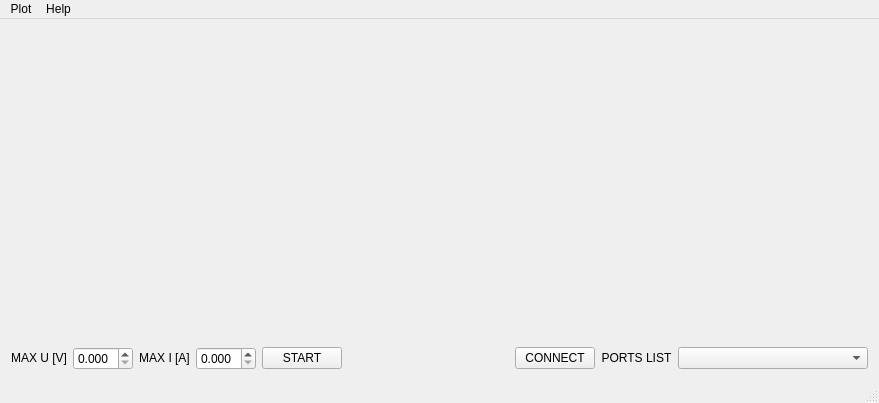
<?xml version="1.0" encoding="UTF-8"?>
<ui version="4.0">
 <class>MainWindow</class>
 <widget class="QMainWindow" name="MainWindow">
  <property name="geometry">
   <rect>
    <x>0</x>
    <y>0</y>
    <width>879</width>
    <height>403</height>
   </rect>
  </property>
  <property name="minimumSize">
   <size>
    <width>879</width>
    <height>403</height>
   </size>
  </property>
  <property name="windowTitle">
   <string>NURM</string>
  </property>
  <widget class="QWidget" name="centralWidget">
   <layout class="QGridLayout" name="gridLayout_4">
    <item row="0" column="1">
     <spacer name="verticalSpacer">
      <property name="orientation">
       <enum>Qt::Vertical</enum>
      </property>
      <property name="sizeHint" stdset="0">
       <size>
        <width>20</width>
        <height>40</height>
       </size>
      </property>
     </spacer>
    </item>
    <item row="0" column="0">
     <widget class="QCustomPlot" name="UIplot" native="true"/>
    </item>
    <item row="2" column="2">
     <spacer name="horizontalSpacer_2">
      <property name="orientation">
       <enum>Qt::Horizontal</enum>
      </property>
      <property name="sizeHint" stdset="0">
       <size>
        <width>40</width>
        <height>20</height>
       </size>
      </property>
     </spacer>
    </item>
    <item row="3" column="0">
     <layout class="QHBoxLayout" name="horizontalLayout">
      <item>
       <widget class="QLabel" name="label_3">
        <property name="maximumSize">
         <size>
          <width>80</width>
          <height>16777215</height>
         </size>
        </property>
        <property name="text">
         <string>&lt;html&gt;&lt;head/&gt;&lt;body&gt;&lt;p align=&quot;center&quot;&gt;MAX U [V]&lt;/p&gt;&lt;/body&gt;&lt;/html&gt;</string>
        </property>
       </widget>
      </item>
      <item>
       <widget class="QDoubleSpinBox" name="MaxU">
        <property name="minimumSize">
         <size>
          <width>60</width>
          <height>0</height>
         </size>
        </property>
        <property name="decimals">
         <number>3</number>
        </property>
        <property name="maximum">
         <double>2.540000000000000</double>
        </property>
        <property name="singleStep">
         <double>0.005000000000000</double>
        </property>
       </widget>
      </item>
      <item>
       <widget class="QLabel" name="label_2">
        <property name="maximumSize">
         <size>
          <width>80</width>
          <height>16777215</height>
         </size>
        </property>
        <property name="text">
         <string>&lt;center&gt;MAX I [A]&lt;/center&gt;</string>
        </property>
       </widget>
      </item>
      <item>
       <widget class="QDoubleSpinBox" name="MaxI">
        <property name="minimumSize">
         <size>
          <width>60</width>
          <height>0</height>
         </size>
        </property>
        <property name="decimals">
         <number>3</number>
        </property>
        <property name="maximum">
         <double>0.010000000000000</double>
        </property>
        <property name="singleStep">
         <double>0.001000000000000</double>
        </property>
       </widget>
      </item>
      <item>
       <widget class="QPushButton" name="StartButton">
        <property name="maximumSize">
         <size>
          <width>80</width>
          <height>16777215</height>
         </size>
        </property>
        <property name="text">
         <string>START</string>
        </property>
       </widget>
      </item>
      <item>
       <spacer name="horizontalSpacer_3">
        <property name="orientation">
         <enum>Qt::Horizontal</enum>
        </property>
        <property name="sizeHint" stdset="0">
         <size>
          <width>40</width>
          <height>20</height>
         </size>
        </property>
       </spacer>
      </item>
     </layout>
    </item>
    <item row="2" column="0">
     <spacer name="horizontalSpacer">
      <property name="orientation">
       <enum>Qt::Horizontal</enum>
      </property>
      <property name="sizeHint" stdset="0">
       <size>
        <width>40</width>
        <height>20</height>
       </size>
      </property>
     </spacer>
    </item>
    <item row="0" column="2">
     <widget class="QCustomPlot" name="URplot" native="true"/>
    </item>
    <item row="3" column="2">
     <layout class="QHBoxLayout" name="horizontalLayout_2">
      <item>
       <spacer name="horizontalSpacer_4">
        <property name="orientation">
         <enum>Qt::Horizontal</enum>
        </property>
        <property name="sizeHint" stdset="0">
         <size>
          <width>40</width>
          <height>20</height>
         </size>
        </property>
       </spacer>
      </item>
      <item>
       <widget class="QPushButton" name="ConnectButton">
        <property name="maximumSize">
         <size>
          <width>80</width>
          <height>16777215</height>
         </size>
        </property>
        <property name="text">
         <string>CONNECT</string>
        </property>
       </widget>
      </item>
      <item>
       <widget class="QLabel" name="label">
        <property name="maximumSize">
         <size>
          <width>75</width>
          <height>16777215</height>
         </size>
        </property>
        <property name="text">
         <string>&lt;center&gt;PORTS LIST&lt;/center&gt;</string>
        </property>
       </widget>
      </item>
      <item>
       <widget class="QComboBox" name="ComPortsList">
        <property name="minimumSize">
         <size>
          <width>190</width>
          <height>0</height>
         </size>
        </property>
        <property name="maximumSize">
         <size>
          <width>16777215</width>
          <height>16777215</height>
         </size>
        </property>
       </widget>
      </item>
     </layout>
    </item>
   </layout>
  </widget>
  <widget class="QMenuBar" name="menuBar">
   <property name="geometry">
    <rect>
     <x>0</x>
     <y>0</y>
     <width>879</width>
     <height>19</height>
    </rect>
   </property>
   <widget class="QMenu" name="menuPlot">
    <property name="title">
     <string>Plot</string>
    </property>
    <addaction name="actionSave_UI_plot_to_PNG"/>
    <addaction name="actionSave_UR_plot_to_PNG"/>
   </widget>
   <widget class="QMenu" name="menuHelp">
    <property name="title">
     <string>Help</string>
    </property>
    <addaction name="actionAbout"/>
   </widget>
   <addaction name="menuPlot"/>
   <addaction name="menuHelp"/>
  </widget>
  <widget class="QStatusBar" name="statusBar"/>
  <action name="actionSave_UI_plot_to_PNG">
   <property name="text">
    <string>Save UI plot to PNG</string>
   </property>
  </action>
  <action name="actionAbout">
   <property name="text">
    <string>About</string>
   </property>
  </action>
  <action name="actionSave_UR_plot_to_PNG">
   <property name="text">
    <string>Save UR plot to PNG</string>
   </property>
  </action>
 </widget>
 <layoutdefault spacing="6" margin="11"/>
 <customwidgets>
  <customwidget>
   <class>QCustomPlot</class>
   <extends>QWidget</extends>
   <header>qcustomplot.h</header>
   <container>1</container>
  </customwidget>
 </customwidgets>
 <resources/>
 <connections/>
</ui>
